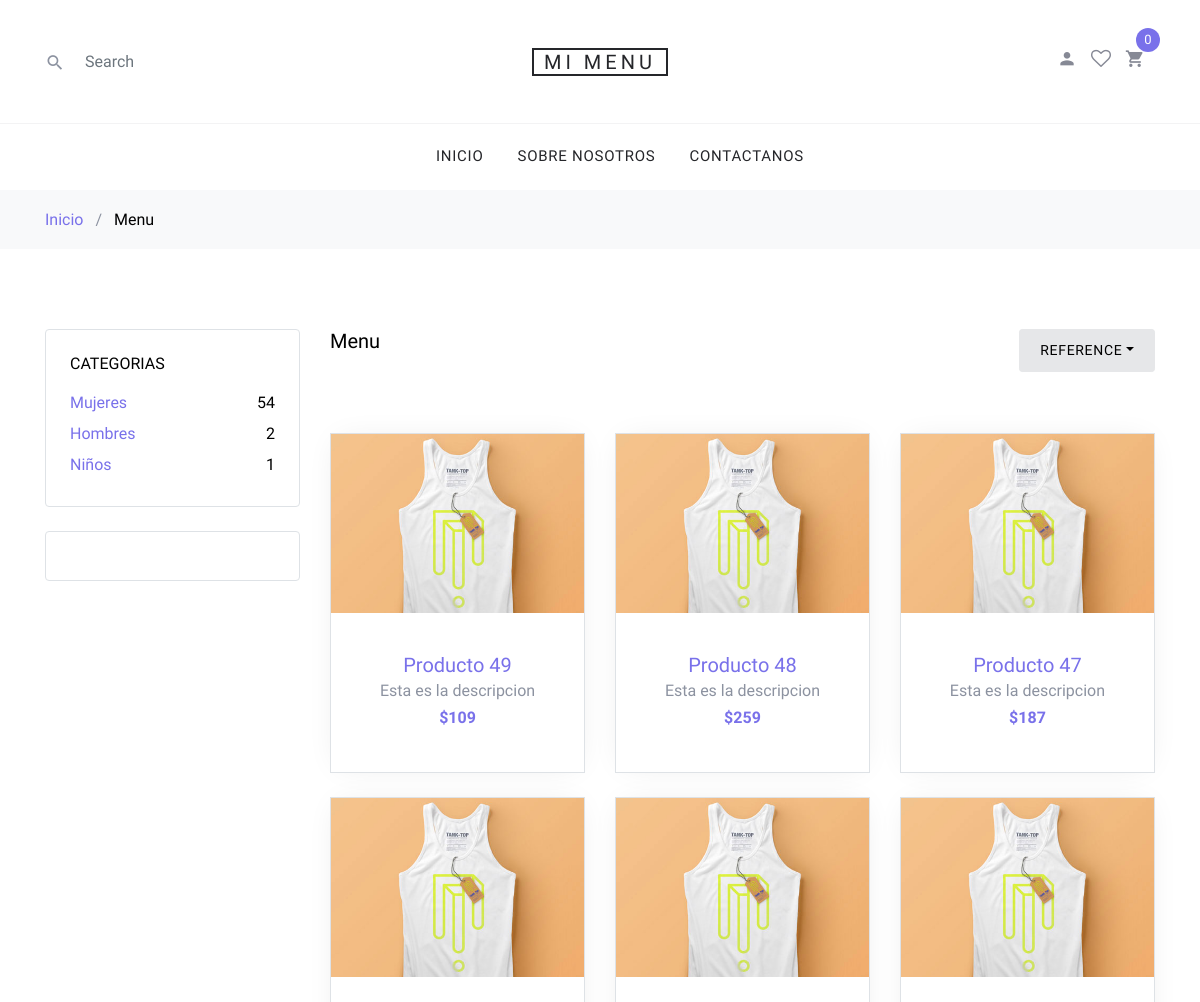
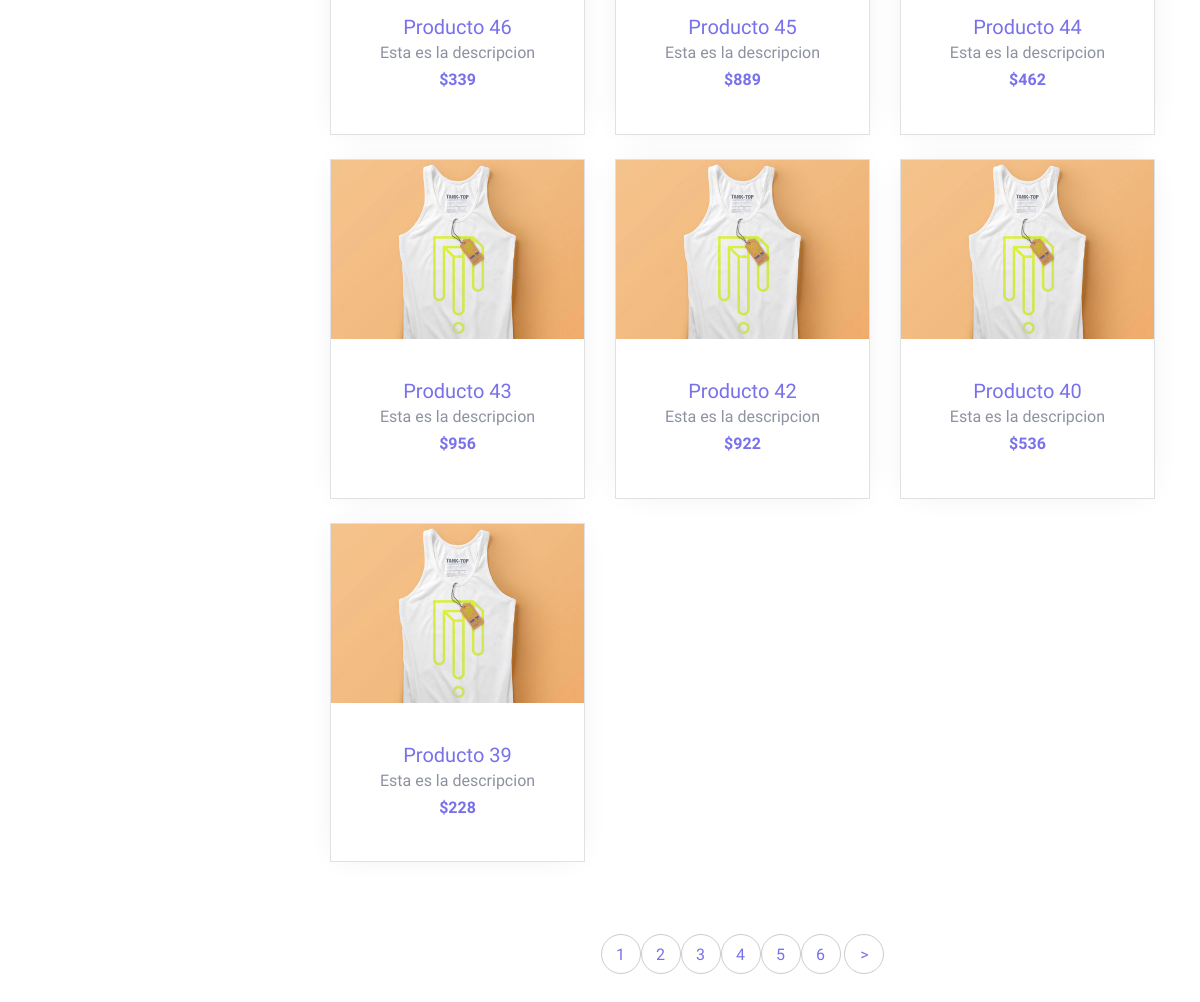
Page /carrito/index.php on the committed database (2 pictures, top to bottom).
### tables this page shows
CREATE TABLE `productos` (
  `id` int(11) NOT NULL,
  `nombre` varchar(300) NOT NULL,
  `descripcion` text NOT NULL,
  `precio` double NOT NULL,
  `imagen` varchar(200) NOT NULL,
  `inventario` int(11) NOT NULL,
  `id_categoria` int(11) NOT NULL,
  `talla` varchar(100) NOT NULL,
  `color` varchar(100) NOT NULL
);

CREATE TABLE `categorias` (
  `id` int(11) NOT NULL,
  `nombre` varchar(100) NOT NULL,
  `descripcion` varchar(400) NOT NULL,
  `imagen` varchar(400) NOT NULL
);

### carrito/index.php (the view, shortened to what this page needs)
<!DOCTYPE html>
<html lang="en">
  <head>
    <link rel="stylesheet" href="fonts/icomoon/style.css">
    <link rel="stylesheet" href="css/bootstrap.min.css">
    <link rel="stylesheet" href="css/magnific-popup.css">
    <link rel="stylesheet" href="css/jquery-ui.css">
    <link rel="stylesheet" href="css/owl.carousel.min.css">
    <link rel="stylesheet" href="css/owl.theme.default.min.css">
    <link rel="stylesheet" href="css/aos.css">
    <link rel="stylesheet" href="css/style.css">
  </head>
  <body>
  <div class="site-wrap">
    <?php include("./layouts/header.php"); ?>
    <div class="site-section">
      <div class="container">
        <div class="row mb-5">
          <div class="col-md-9 order-2">
            <div class="row">
              <div class="col-md-12 mb-5">
                <div class="float-md-left mb-4"><h2 class="text-black h5">Menu</h2></div>
                <div class="d-flex">
                  <div class="btn-group">
                    <button type="button" class="btn btn-secondary btn-sm dropdown-toggle" id="dropdownMenuReference" data-toggle="dropdown">Reference</button>
                  </div>
                </div>
              </div>
            </div>
            <div class="row mb-5">
              <?php
                include('./php/conexion.php');
                $limite = 10;
                $totalQuery = $conexion->query('select count(*) from productos')or die($conexion->error);
                $totalProductos = mysqli_fetch_row($totalQuery);
                $totalBotones = round($totalProductos[0] /$limite);
                if(isset($_GET['limite'])){
                  $resultado = $conexion ->query("select * from productos  where inventario > 0  order by id DESC limit ".$_GET['limite'].",".$limite)or die($conexion -> error);
                }else{
                  $resultado = $conexion ->query("select * from productos  where inventario > 0  order by id DESC limit ".$limite)or die($conexion -> error);
                }
                while($fila = mysqli_fetch_array($resultado)){
              ?>
                  <div class="col-sm-6 col-lg-4 mb-4" data-aos="fade-up">
                    <div class="block-4 text-center border">
                      <figure class="block-4-image">
                        <a href="shop-single.php?id=<?php echo $fila['id'];?>">
                        <img src="images/<?php echo $fila['imagen'];?>" alt="<?php echo $fila['nombre'];?>" class="img-fluid"></a>
                      </figure>
                      <div class="block-4-text p-4">
                        <h3><a href="shop-single.php?id=<?php echo $fila['id'];?>"><?php echo $fila['nombre'];?></a></h3>
                        <p class="mb-0"><?php echo $fila['descripcion'];?></p>
                        <p class="text-primary font-weight-bold">$<?php echo $fila['precio'];?></p>
                      </div>
                    </div>
                  </div>
                <?php } ?>
            </div>
            <div class="row" data-aos="fade-up">
              <div class="col-md-12 text-center">
                <div class="site-block-27">
                  <ul>
                      <?php
                        for($k=0;$k<$totalBotones;$k++){
                          echo  '<li><a href="index.php?limite='.($k*10).'">'.($k+1).'</a></li>';
                        }
                        if(isset($_GET['limite'])){
                          if($_GET['limite']+10 < $totalBotones*10){
                            echo ' <li><a href="index.php?limite='.($_GET['limite']+10).'">&gt;</a></li>';
                          }
                        }else{
                          echo ' <li><a href="index.php?limite=10">&gt;</a></li>';
                        }
                      ?>
                   </ul>
                </div>
              </div>
            </div>
          </div>
          <div class="col-md-3 order-1 mb-5 mb-md-0">
            <div class="border p-4 rounded mb-4">
              <h3 class="mb-3 h6 text-uppercase text-black d-block">categorias</h3>
              <ul class="list-unstyled mb-0">
              <?php
                $re= $conexion->query("select * from categorias ");
                while($f= mysqli_fetch_array($re)){
              ?>
                <li class="mb-1">
                  <a href="./busqueda.php?texto=<?php echo $f['nombre']?>" class="d-flex">
                    <span><?php echo $f['nombre'];?></span>
                    <span class="text-black ml-auto">
                     <?php
                        $re2 = $conexion->query("select count(*) from productos where id_categoria = ".$f['id']);
                        $fila = mysqli_fetch_row($re2);
                        echo $fila[0];
                     ?>
                    </span>
                  </a></li>
              <?php } ?>
              </ul>
            </div>
            <div class="border p-4 rounded mb-4">
            </div>
          </div>
        </div>
      </div>
    </div>
  </div>
  </body>
</html>

### carrito/layouts/header.php (shortened to what this page needs)
<header class="site-navbar" role="banner">
      <div class="site-navbar-top">
        <div class="container">
          <div class="row align-items-center">
            <div class="col-6 col-md-4 order-2 order-md-1 site-search-icon text-left">
              <form action="./busqueda.php" class="site-block-top-search" method="GET">
                <span class="icon icon-search2"></span>
                <input type="text" class="form-control border-0" placeholder="Search" name="texto">
              </form>
            </div>
            <div class="col-12 mb-3 mb-md-0 col-md-4 order-1 order-md-2 text-center">
              <div class="site-logo">
                <a href="index.php" class="js-logo-clone">Mi Menu</a>
              </div>
            </div>
            <div class="col-6 col-md-4 order-3 order-md-3 text-right">
              <div class="site-top-icons">
                <ul>
                  <li><a href="#"><span class="icon icon-person"></span></a></li>
                  <li><a href="#"><span class="icon icon-heart-o"></span></a></li>
                  <li>
                    <a href="cart.php" class="site-cart">
                      <span class="icon icon-shopping_cart"></span>
                      <span class="count">
                        <?php
                          if(isset($_SESSION['carrito'])){
                            echo count($_SESSION['carrito']);
                          }else{
                            echo 0;
                          }
                        ?>
                      </span>
                    </a>
                  </li>
                </ul>
              </div>
            </div>
          </div>
        </div>
      </div>
      <nav class="site-navigation text-right text-md-center" role="navigation">
        <div class="container">
          <ul class="site-menu js-clone-nav d-none d-md-block">
            <li>
              <a href="index.php">Inicio</a>
            </li>
            <li>
              <a href="about.php">Sobre Nosotros</a>
            </li>
            <li><a href="contact.php">Contactanos</a></li>
          </ul>
        </div>
      </nav>
  </header>
    <div class="bg-light py-3">
      <div class="container">
        <div class="row">
          <div class="col-md-12 mb-0"><a href="index.php">Inicio</a> <span class="mx-2 mb-0">/</span>
           <strong class="text-black">Menu</strong></div>
        </div>
      </div>
    </div>

### carrito/css/style.css (style rules this page uses)
body { line-height: 1.7; color: #8c92a0; font-weight: 300; font-size: 16px; }
a { -webkit-transition: .3s all ease; -o-transition: .3s all ease; transition: .3s all ease; }
.text-black { color: #000; }
.site-wrap:before { -webkit-transition: .3s all ease-in-out; -o-transition: .3s all ease-in-out; transition: .3s all ease-in-out; background: rgba(0, 0, 0, 0.6); content: ""; position: absolute; z-index: 2000; top: 0; left: 0; right: 0; bottom: 0; opacity: 0; visibility: hidden; }
.btn { text-transform: uppercase; position: relative; -webkit-transition: 0.2s all ease-in-out !important; -o-transition: 0.2s all ease-in-out !important; transition: 0.2s all ease-in-out !important; top: 0; letter-spacing: .05em; }
.btn.btn-secondary { background-color: #e6e7e9; border-color: #e6e7e9; color: #000; }
.btn.btn-sm { font-size: 14px !important; padding: 10px 20px !important; }
.form-control { height: 43px; }
.site-section { padding: 2.5em 0; }
@media (min-width: 768px) { .site-section { padding: 5em 0; } }
.site-navbar { background: #fff; margin-bottom: 0px; z-index: 1999; position: relative; }
.site-navbar .site-navbar-top { border-bottom: 1px solid #f3f3f4; padding-top: 20px; padding-bottom: 20px; margin-bottom: 0px; }
@media (min-width: 768px) { .site-navbar .site-navbar-top { padding-top: 40px; padding-bottom: 40px; } }
.site-navbar .site-logo a { text-transform: uppercase; color: #25262a; letter-spacing: .2em; font-size: 20px; padding-left: 10px; padding-right: 10px; border: 2px solid #25262a; }
.site-navbar a { color: #868995; }
.site-navbar .icon { font-size: 20px; }
.site-navbar .site-top-icons ul, .site-navbar .site-top-icons ul li { padding: 0; margin: 0; list-style: none; }
.site-navbar .site-top-icons ul li { display: inline-block; }
.site-navbar .site-top-icons ul li a { margin-right: 10px; }
.site-navbar .site-top-icons ul li a.site-cart { display: block; position: relative; }
.site-navbar .site-top-icons ul li a.site-cart .count { position: absolute; top: 0; right: 0; margin-right: -15px; margin-top: -20px; font-size: 13px; width: 24px; height: 24px; line-height: 24px; border-radius: 50%; display: block; text-align: center; background: #7971ea; color: #fff; -webkit-transition: .2s all ease-in-out; -o-transition: .2s all ease-in-out; transition: .2s all ease-in-out; }
.site-navbar .site-navigation .site-menu { margin-bottom: 0; }
.site-navbar .site-navigation .site-menu a { text-decoration: none !important; font-size: 15px; display: inline-block; }
.site-navbar .site-navigation .site-menu > li { display: inline-block; padding: 10px 5px; }
.site-navbar .site-navigation .site-menu > li > a { padding: 10px 10px; text-transform: uppercase; letter-spacing: .05em; color: #25262a; font-size: 15px; text-decoration: none !important; }
.site-mobile-menu .site-mobile-menu-header .site-mobile-menu-logo a { display: inline-block; text-transform: uppercase; color: #25262a; letter-spacing: .2em; font-size: 20px; padding-left: 10px; padding-right: 10px; border: 2px solid #25262a; }
.site-mobile-menu .site-nav-wrap { padding: 0; margin: 0; list-style: none; position: relative; }
.site-mobile-menu .site-nav-wrap a { padding: 10px 20px; display: block; position: relative; color: #212529; }
.site-mobile-menu .site-nav-wrap li { position: relative; display: block; }
.site-mobile-menu .site-nav-wrap > li { display: block; position: relative; float: left; width: 100%; }
.site-mobile-menu .site-nav-wrap > li > a { padding-left: 20px; font-size: 20px; }
.block-4 { -webkit-box-shadow: 0 0 30px -10px rgba(0, 0, 0, 0.1); box-shadow: 0 0 30px -10px rgba(0, 0, 0, 0.1); background: #fff; }
.block-4 .block-4-text h3 { font-size: 20px; margin-bottom: 0; }
.block-4 .block-4-text h3 a { text-decoration: none; }
.site-block-top-search { position: relative; }
.site-block-top-search .icon { position: absolute; left: 0; top: 50%; -webkit-transform: translateY(-50%); -ms-transform: translateY(-50%); transform: translateY(-50%); }
.site-block-top-search input { padding-left: 40px; -webkit-transition: .3s all ease-in-out; -o-transition: .3s all ease-in-out; transition: .3s all ease-in-out; }
.site-block-27 ul, .site-block-27 ul li { padding: 0; margin: 0; }
.site-block-27 ul li { display: inline-block; margin-bottom: 4px; }
.site-block-27 ul li a, .site-block-27 ul li span { text-align: center; display: inline-block; width: 40px; height: 40px; line-height: 40px; border-radius: 50%; border: 1px solid #ccc; }

### rows in the picture
productos: imagen (picture), nombre "Producto 49", descripcion "Esta es la descripcion", precio "109"
productos: imagen (picture), nombre "Producto 48", descripcion "Esta es la descripcion", precio "259"
productos: imagen (picture), nombre "Producto 47", descripcion "Esta es la descripcion", precio "187"
productos: imagen (picture), nombre "Producto 46", descripcion "Esta es la descripcion", precio "339"
productos: imagen (picture), nombre "Producto 45", descripcion "Esta es la descripcion", precio "889"
productos: imagen (picture), nombre "Producto 44", descripcion "Esta es la descripcion", precio "462"
productos: imagen (picture), nombre "Producto 43", descripcion "Esta es la descripcion", precio "956"
productos: imagen (picture), nombre "Producto 42", descripcion "Esta es la descripcion", precio "922"
productos: imagen (picture), nombre "Producto 40", descripcion "Esta es la descripcion", precio "536"
productos: imagen (picture), nombre "Producto 39", descripcion "Esta es la descripcion", precio "228"
categorias: nombre "Mujeres", fila "54"
categorias: nombre "Hombres", fila "2"
categorias: nombre "Niños", fila "1"
